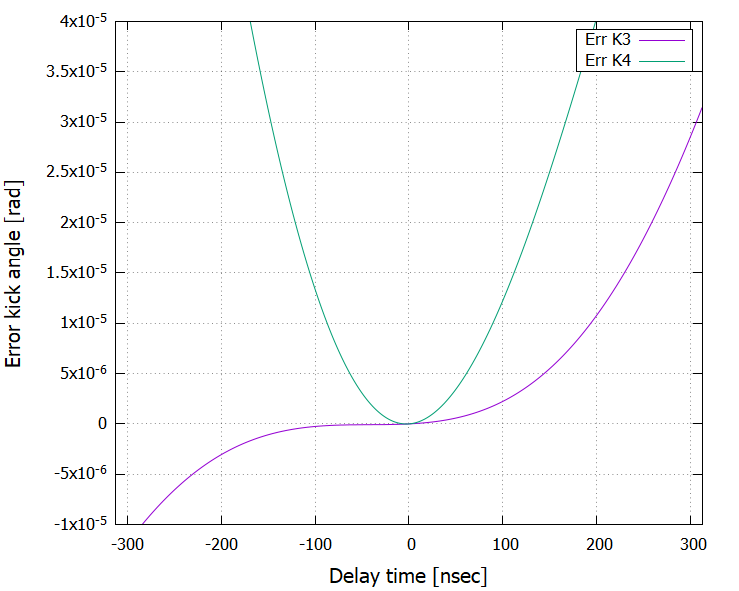

Here is the gnuplot script that generated this plot:
#!/gnuplot
#
#    
#    	G N U P L O T
#    	Version 5.2 patchlevel 0    last modified 2017-09-01 
#    
#    	Copyright (C) 1986-1993, 1998, 2004, 2007-2017
#    	Thomas Williams, Colin Kelley and many others
#    
#    	gnuplot home:     http://www.gnuplot.info
#    	faq, bugs, etc:   type "help FAQ"
#    	immediate help:   type "help"  (plot window: hit 'h')
# set terminal wxt 0 enhanced
# set output
unset clip points
set clip one
unset clip two
set errorbars front 1.000000 
set border 31 front lt black linewidth 1.000 dashtype solid
set zdata 
set ydata 
set xdata 
set y2data 
set x2data 
set boxwidth
set style fill  empty border
set style rectangle back fc  bgnd fillstyle   solid 1.00 border lt -1
set style circle radius graph 0.02 
set style ellipse size graph 0.05, 0.03 angle 0 units xy
set dummy x, y
set format x "% h" 
set format y "% h" 
set format x2 "% h" 
set format y2 "% h" 
set format z "% h" 
set format cb "% h" 
set format r "% h" 
set ttics format "% h"
set timefmt "%d/%m/%y,%H:%M"
set angles radians
set tics back
set grid nopolar
set grid xtics nomxtics ytics nomytics noztics nomztics nortics nomrtics \
 nox2tics nomx2tics noy2tics nomy2tics nocbtics nomcbtics
set grid layerdefault   lt 0 linecolor 0 linewidth 0.500,  lt 0 linecolor 0 linewidth 0.500
unset raxis
set theta counterclockwise right
set style parallel front  lt black linewidth 2.000 dashtype solid
set key title "" center
set key fixed right top vertical Right noreverse enhanced autotitle box lt black linewidth 1.000 dashtype solid
set key noinvert samplen 4 spacing 1 width 0 height 0 
set key maxcolumns 0 maxrows 0
set key opaque
unset label
unset arrow
set style increment default
unset style line
unset style arrow
set style histogram clustered gap 2 title textcolor lt -1
unset object
set style textbox transparent margins  1.0,  1.0 border  lt -1 linewidth  1.0
set offsets 0, 0, 0, 0
set pointsize 1
set pointintervalbox 1
set encoding sjis
unset polar
unset parametric
unset decimalsign
unset micro
unset minussign
set view 60, 30, 1, 1
set view azimuth 0
set samples 100, 100
set isosamples 10, 10
set surface 
unset contour
set cntrlabel  format '%8.3g' font '' start 5 interval 20
set mapping cartesian
set datafile separator whitespace
unset hidden3d
set cntrparam order 4
set cntrparam linear
set cntrparam levels auto 5
set cntrparam points 5
set size ratio 0 1,1
set origin 0,0
set style data points
set style function lines
unset xzeroaxis
unset yzeroaxis
unset zzeroaxis
unset x2zeroaxis
unset y2zeroaxis
set xyplane relative 0.5
set tics scale  1, 0.5, 1, 1, 1
set mxtics default
set mytics default
set mztics default
set mx2tics default
set my2tics default
set mcbtics default
set mrtics default
set nomttics
set xtics border in scale 1,0.5 mirror norotate  autojustify
set xtics  norangelimit autofreq 
set ytics border in scale 1,0.5 mirror norotate  autojustify
set ytics  norangelimit autofreq 
set ztics border in scale 1,0.5 nomirror norotate  autojustify
set ztics  norangelimit autofreq 
unset x2tics
unset y2tics
set cbtics border in scale 1,0.5 mirror norotate  autojustify
set cbtics  norangelimit autofreq 
set rtics axis in scale 1,0.5 nomirror norotate  autojustify
set rtics  norangelimit autofreq 
unset ttics
set title "" 
set title  font "" norotate
set timestamp bottom 
set timestamp "" 
set timestamp  font "" norotate
set trange [ * : * ] noreverse nowriteback
set urange [ * : * ] noreverse nowriteback
set vrange [ * : * ] noreverse nowriteback
set xlabel "Delay time [nsec]" 
set xlabel  font "Times,12" textcolor lt -1 norotate
set x2label "" 
set x2label  font "" textcolor lt -1 norotate
set xrange [ -312.000 : 312.000 ] noreverse nowriteback
set x2range [ -312.000 : 312.000 ] noreverse nowriteback
set ylabel "Error kick angle [rad]" 
set ylabel  font "Times,12" textcolor lt -1 rotate
set y2label "" 
set y2label  font "" textcolor lt -1 rotate
set yrange [ -1.00000e-005 : 4.00000e-005 ] noreverse nowriteback
set y2range [ -1.03799e-005 : 3.46865e-005 ] noreverse nowriteback
set zlabel "" 
set zlabel  font "" textcolor lt -1 norotate
set zrange [ * : * ] noreverse nowriteback
set cblabel "" 
set cblabel  font "" textcolor lt -1 rotate
set cbrange [ * : * ] noreverse nowriteback
set rlabel "" 
set rlabel  font "" textcolor lt -1 norotate
set rrange [ * : * ] noreverse nowriteback
unset logscale
unset jitter
set zero 1e-008
set lmargin  -1
set bmargin  -1
set rmargin  -1
set tmargin  -1
set locale "Japanese_Japan.932"
set pm3d explicit at s
set pm3d scansautomatic
set pm3d interpolate 1,1 flush begin noftriangles noborder corners2color mean
set pm3d nolighting
set palette positive nops_allcF maxcolors 0 gamma 1.5 color model RGB 
set palette rgbformulae 7, 5, 15
set colorbox default
set colorbox vertical origin screen 0.9, 0.2 size screen 0.05, 0.6 front  noinvert bdefault
set style boxplot candles range  1.50 outliers pt 7 separation 1 labels auto unsorted
set loadpath 
set fontpath 
set psdir
set fit brief errorvariables nocovariancevariables errorscaling prescale nowrap v5
GNUTERM = "wxt"
## Last datafile plotted: "calc_err_result2.txt"
plot 'calc_err_result2.txt' u 1:2 title 'Err K3' w l, 'calc_err_result2.txt' u 1:3 title 'Err K4' w l
#    EOF
